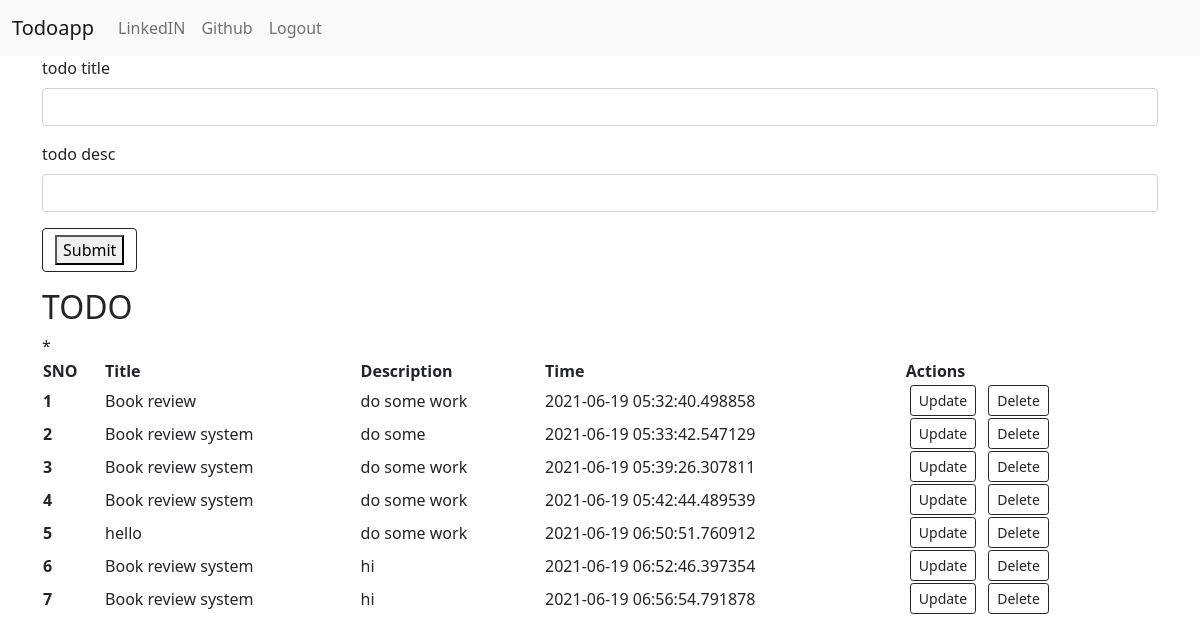
The app's page /my_todo (signed in) with its own data.
### server1.py (models this page shows)
class Todo(db.Model):
    sno = db.Column(db.Integer, primary_key=True)
    title = db.Column(db.String(200), nullable = False)
    desc = db.Column(db.String(500), nullable = False)
    date_created = db.Column(db.DateTime,default =datetime.utcnow)
    writer_id = db.Column(db.Integer,db.ForeignKey('user.id'))
    def __repr__(self) -> str:
        return f"{self.sno} - {self.title}"

### server1.py (the view)
@app.route('/my_todo', methods=['GET','POST'])
@login_required
def index():
    if request.method == 'POST':
        title = request.form['title']
        desc = request.form['desc']
        todo = Todo(title=title, desc=desc,writer=current_user)
        db.session.add(todo)
        db.session.commit()
    all = Todo.query.filter_by(writer=current_user).all()
    print(all)
    return render_template('todo.html',allTodo=all)

### server1.py (called while the page is built)
@login_manager.user_loader
def load_user(user_id):
    return User.query.get(int(user_id))

### templates/todo.html (shortened to what this page needs)
{% extends 'base.html' %}
{%block body%}
    <form class = "container",action="" method = "POST">
  <div class="mb-3">
    <label for="title" class="form-label">todo title</label>
    <input type="text" class="form-control" id="title" name ="title" aria-describedby="emailHelp">
  </div>
  <div class="mb-3">
    <label for="desc" class="form-label">todo desc</label>
    <input type="text" class="form-control" name = "desc" id="desc">
  </div>
      <div class="btn btn-outline-dark ">
  <button type="submit">Submit</button>
        </div>
</form>
<div class = "container my-3">
  <h2>TODO</h2>
  *{% if allTodo|length == 0 %}
      <div class="alert alert-dark" role="alert">
  A simple dark alert—check it out!
</div>
 {% else %}
  <table class="container">
  <thead>
    <tr>
      <th scope="col">SNO</th>
      <th scope="col">Title</th>
      <th scope="col">Description</th>
      <th scope="col">Time</th>
      <th scope="col">Actions</th>
    </tr>
  </thead>
  {% for todo in allTodo %}
  <tbody>
  <tr>
      <th scope="row">{{loop.index}}</th>
      <td>{{todo.title}}</td>
      <td>{{todo.desc}}</td>
      <td>{{todo.date_created}}</td>
    <td><a href= "/update/{{todo.sno}}" type="button" class="btn btn-outline-dark btn-sm mx-1">Update</button></a>
      <a href= "/delete/{{todo.sno}}" type="button" class="btn btn-outline-dark dark btn-sm mx-1">Delete</button></a>
    </td>
    </tr>
  {% endfor %}
   </tbody>
</table>
  {% endif %}
  </div>
{%endblock body%}

### templates/base.html (shortened to what this page needs)
<!doctype html>
<html lang="en">
  <head>
    <link href="https://cdn.jsdelivr.net/npm/bootstrap@5.0.0-beta2/dist/css/bootstrap.min.css" rel="stylesheet">
  </head>
  <body>
     <nav class="navbar navbar-expand-lg navbar-light bg-light">
  <div class="container-fluid">
    <a class="navbar-brand" href="/">Todoapp</a>
    <div class="collapse navbar-collapse" id="navbarSupportedContent">
      <ul class="navbar-nav me-auto mb-2 mb-lg-0">
        <li class="nav-item">
          <a class="nav-link" href="https://www.linkedin.com/in/rajat-pachauri-b56b981b4">LinkedIN</a>
        </li>
        <li class="nav-item">
          <a class="nav-link" href="https://github.com/ETRJIM">Github</a>
        </li>
        <li class="nav-item">
          <a class="nav-link" href="{{url_for('logout')}}">Logout</a>
        </li>
      </ul>
    </div>
  </div>
</nav>
    {%block body%}
    {%endblock body%}
  </body>
</html>

### records on screen
Todo: title "Book review", desc "do some work", date_created "2021-06-19 05:32:40.498858"
Todo: title "Book review system", desc "do some", date_created "2021-06-19 05:33:42.547129"
Todo: title "Book review system", desc "do some work", date_created "2021-06-19 05:39:26.307811"
Todo: title "Book review system", desc "do some work", date_created "2021-06-19 05:42:44.489539"
Todo: title "hello", desc "do some work", date_created "2021-06-19 06:50:51.760912"
Todo: title "Book review system", desc "hi", date_created "2021-06-19 06:52:46.397354"
Todo: title "Book review system", desc "hi", date_created "2021-06-19 06:56:54.791878"
